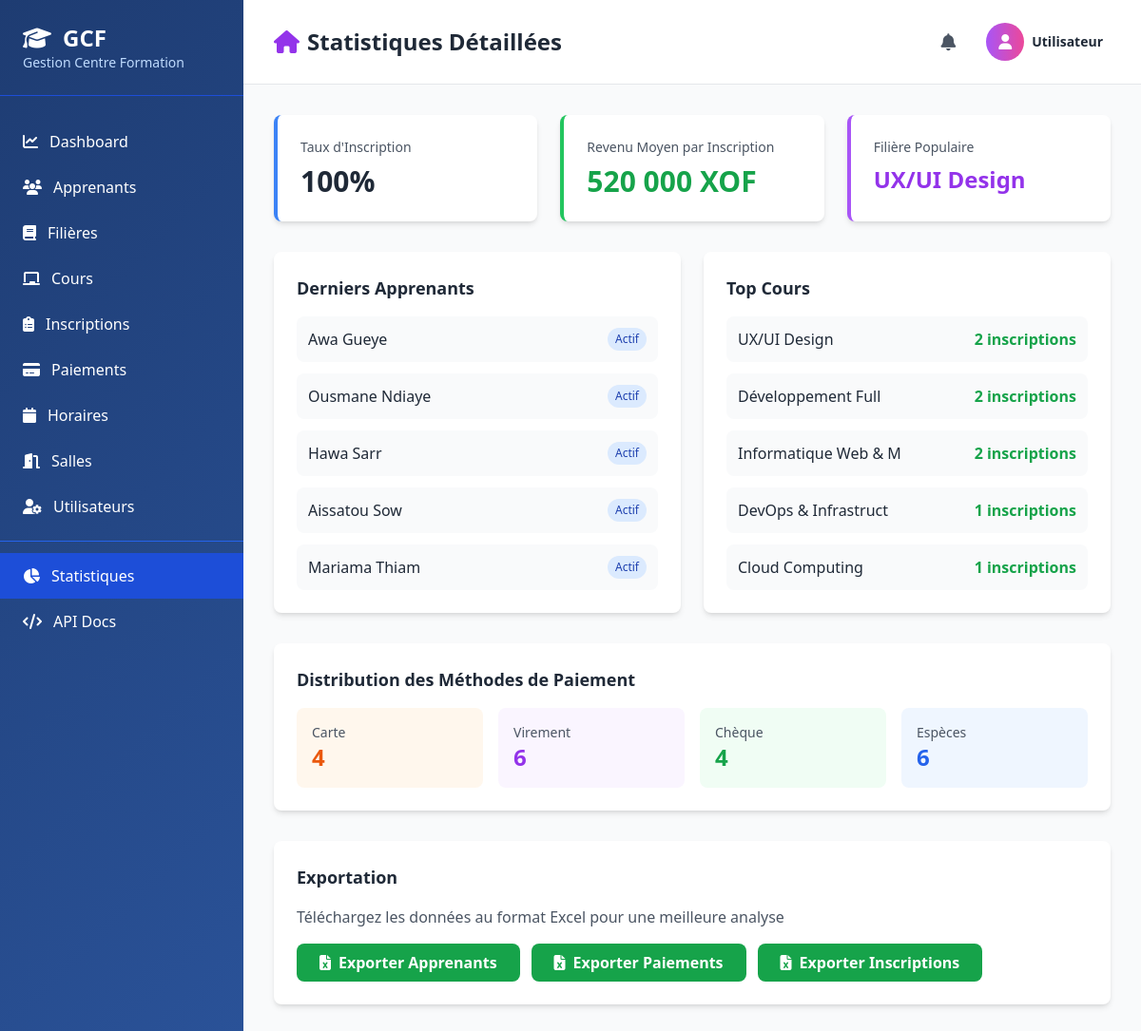
The page /pages/statistiques.php on the database its author committed.
### tables this page shows
CREATE TABLE `filiere` (
  `id_filiere` int(11) NOT NULL,
  `nom` varchar(100) NOT NULL,
  `duree` varchar(50) DEFAULT NULL,
  `frais_mensuel` decimal(10,2) DEFAULT NULL
);

CREATE TABLE `apprenant` (
  `id_apprenant` int(11) NOT NULL,
  `nom` varchar(100) NOT NULL,
  `prenom` varchar(100) NOT NULL,
  `telephone` varchar(20) DEFAULT NULL,
  `adresse` varchar(255) DEFAULT NULL
);

### classes/Apprenant.php (called while the page is built, shortened)
<?php
class Apprenant {
    private $conn;
    private $table = 'apprenant';
    public function __construct($db) {
        $this->conn = $db;
    }
    public function getAll() {
        $query = "SELECT * FROM " . $this->table . " ORDER BY nom ASC";
        $stmt = $this->conn->prepare($query);
        $stmt->execute();
        return $stmt->fetchAll(PDO::FETCH_ASSOC);
    }
}

### classes/Filiere.php (called while the page is built, shortened)
<?php
class Filiere {
    private $conn;
    private $table = 'filiere';
    public function __construct($db) {
        $this->conn = $db;
    }
    public function getAll() {
        $query = "SELECT * FROM " . $this->table . " ORDER BY nom ASC";
        $stmt = $this->conn->prepare($query);
        $stmt->execute();
        return $stmt->fetchAll(PDO::FETCH_ASSOC);
    }
}

### classes/Inscription.php (called while the page is built, shortened)
<?php
class Inscription {
    private $conn;
    private $table = 'inscription';
    public function __construct($db) {
        $this->conn = $db;
    }
    public function getAll() {
        $query = "SELECT i.*, a.nom, a.prenom, f.nom as filiere_nom
                  FROM " . $this->table . " i
                  LEFT JOIN apprenant a ON i.id_apprenant = a.id_apprenant
                  LEFT JOIN filiere f ON i.id_filiere = f.id_filiere
                  ORDER BY i.date_inscription DESC";
        $stmt = $this->conn->prepare($query);
        $stmt->execute();
        return $stmt->fetchAll(PDO::FETCH_ASSOC);
    }
}

### classes/Paiement.php (called while the page is built, shortened)
<?php
class Paiement {
    private $conn;
    private $table = 'paiement';
    public function __construct($db) {
        $this->conn = $db;
    }
    public function getAll() {
        $query = "SELECT p.*, i.id_apprenant, a.nom, a.prenom
                  FROM " . $this->table . " p
                  LEFT JOIN inscription i ON p.id_inscription = i.id_inscription
                  LEFT JOIN apprenant a ON i.id_apprenant = a.id_apprenant
                  ORDER BY p.id_paiement DESC";
        $stmt = $this->conn->prepare($query);
        $stmt->execute();
        return $stmt->fetchAll(PDO::FETCH_ASSOC);
    }
}

### classes/Cours.php (called while the page is built, shortened)
<?php
class Cours {
    private $conn;
    private $table = 'cours';
    public function __construct($db) {
        $this->conn = $db;
    }
    public function getAll() {
        $query = "SELECT c.*, f.nom as filiere_nom FROM " . $this->table . " c
                  LEFT JOIN filiere f ON c.id_filiere = f.id_filiere
                  ORDER BY c.nom ASC";
        $stmt = $this->conn->prepare($query);
        $stmt->execute();
        return $stmt->fetchAll(PDO::FETCH_ASSOC);
    }
}

### pages/statistiques.php (the view, shortened to what this page needs)
<?php
require_once __DIR__ . '/../classes/Apprenant.php';
require_once __DIR__ . '/../classes/Filiere.php';
require_once __DIR__ . '/../classes/Inscription.php';
require_once __DIR__ . '/../classes/Paiement.php';
require_once __DIR__ . '/../classes/Cours.php';
$database = new Database();
$db = $database->connect();
$apprenant = new Apprenant($db);
$filiere = new Filiere($db);
$inscription = new Inscription($db);
$paiement = new Paiement($db);
$cours = new Cours($db);
$all_apprenants = $apprenant->getAll();
$all_filieres = $filiere->getAll();
$all_inscriptions = $inscription->getAll();
$all_paiements = $paiement->getAll();
$all_cours = $cours->getAll();
$stats = [
    'total_apprenants' => count($all_apprenants),
    'total_filieres' => count($all_filieres),
    'total_inscriptions' => count($all_inscriptions),
    'total_paiements' => count($all_paiements),
    'total_cours' => count($all_cours),
    'total_revenue' => array_sum(array_column($all_paiements, 'montant')),
    'avg_frais_inscription' => array_sum(array_column($all_inscriptions, 'frais_inscription')) / max(count($all_inscriptions), 1),
];
include __DIR__ . '/../includes/header.php';
?>
                <div class="grid grid-cols-1 md:grid-cols-2 lg:grid-cols-3 gap-6 mb-8">
                    <div class="bg-white rounded-lg shadow-md p-6 border-l-4 border-blue-500">
                        <p class="text-gray-600 text-sm font-medium">Taux d'Inscription</p>
                        <p class="text-3xl font-bold text-gray-800 mt-2">
                            <?php echo $stats['total_apprenants'] > 0 ? round(($stats['total_inscriptions'] / $stats['total_apprenants']) * 100) : 0; ?>%
                        </p>
                    </div>
                    <div class="bg-white rounded-lg shadow-md p-6 border-l-4 border-green-500">
                        <p class="text-gray-600 text-sm font-medium">Revenu Moyen par Inscription</p>
                        <p class="text-3xl font-bold text-green-600 mt-2">
                            <?php echo number_format($stats['avg_frais_inscription'], 0, ',', ' '); ?> XOF
                        </p>
                    </div>
                    <div class="bg-white rounded-lg shadow-md p-6 border-l-4 border-purple-500">
                        <p class="text-gray-600 text-sm font-medium">Filière Populaire</p>
                        <p class="text-2xl font-bold text-purple-600 mt-2">
                            <?php
                            $counts = array_count_values(array_column($all_inscriptions, 'id_filiere'));
                            arsort($counts);
                            $top_filiere_id = key($counts);
                            foreach ($all_filieres as $f) {
                                if ($f['id_filiere'] == $top_filiere_id) {
                                    echo htmlspecialchars(substr($f['nom'], 0, 20));
                                    break;
                                }
                            }
                            ?>
                        </p>
                    </div>
                </div>
                <div class="grid grid-cols-1 lg:grid-cols-2 gap-6 mb-8">
                    <div class="bg-white rounded-lg shadow-md p-6">
                        <h3 class="text-lg font-bold text-gray-800 mb-4">Derniers Apprenants</h3>
                        <div class="space-y-3">
                            <?php $recent = array_slice($all_apprenants, -5); foreach ($recent as $app): ?>
                            <div class="flex items-center justify-between p-3 bg-gray-50 rounded-lg">
                                <span class="text-gray-800 font-medium"><?php echo htmlspecialchars($app['prenom'] . ' ' . $app['nom']); ?></span>
                                <span class="text-xs bg-blue-100 text-blue-800 px-2 py-1 rounded-full">Actif</span>
                            </div>
                            <?php endforeach; ?>
                        </div>
                    </div>
                    <div class="bg-white rounded-lg shadow-md p-6">
                        <h3 class="text-lg font-bold text-gray-800 mb-4">Top Cours</h3>
                        <div class="space-y-3">
                            <?php
                            $course_counts = array_count_values(array_column($all_inscriptions, 'id_filiere'));
                            arsort($course_counts);
                            $top = array_slice($course_counts, 0, 5, true);
                            foreach ($top as $course_id => $count):
                            ?>
                            <div class="flex items-center justify-between p-3 bg-gray-50 rounded-lg">
                                <span class="text-gray-800 font-medium">
                                    <?php
                                    foreach ($all_filieres as $f) {
                                        if ($f['id_filiere'] == $course_id) {
                                            echo htmlspecialchars(substr($f['nom'], 0, 20));
                                            break;
                                        }
                                    }
                                    ?>
                                </span>
                                <span class="font-bold text-green-600"><?php echo $count; ?> inscriptions</span>
                            </div>
                            <?php endforeach; ?>
                        </div>
                    </div>
                </div>
                <div class="bg-white rounded-lg shadow-md p-6 mb-8">
                    <h3 class="text-lg font-bold text-gray-800 mb-4">Distribution des Méthodes de Paiement</h3>
                    <div class="grid grid-cols-1 md:grid-cols-4 gap-4">
                        <?php
                        $types = array_count_values(array_filter(array_column($all_paiements, 'type')));
                        $colors = ['Espèces' => 'blue', 'Chèque' => 'green', 'Virement' => 'purple', 'Carte' => 'orange'];
                        foreach ($types as $type => $count):
                        ?>
                        <div class="p-4 bg-<?php echo $colors[$type] ?? 'gray'; ?>-50 rounded-lg">
                            <p class="text-gray-600 text-sm"><?php echo htmlspecialchars($type); ?></p>
                            <p class="text-2xl font-bold text-<?php echo $colors[$type] ?? 'gray'; ?>-600"><?php echo $count; ?></p>
                        </div>
                        <?php endforeach; ?>
                    </div>
                </div>
                <div class="bg-white rounded-lg shadow-md p-6">
                    <h3 class="text-lg font-bold text-gray-800 mb-4">Exportation</h3>
                    <p class="text-gray-600 mb-4">Téléchargez les données au format Excel pour une meilleure analyse</p>
                    <div class="flex flex-wrap gap-3">
                        <button class="bg-green-600 text-white px-6 py-2 rounded-lg hover:bg-green-700 font-semibold flex items-center">
                            <i class="fas fa-file-excel mr-2"></i>Exporter Apprenants
                        </button>
                        <button class="bg-green-600 text-white px-6 py-2 rounded-lg hover:bg-green-700 font-semibold flex items-center">
                            <i class="fas fa-file-excel mr-2"></i>Exporter Paiements
                        </button>
                        <button class="bg-green-600 text-white px-6 py-2 rounded-lg hover:bg-green-700 font-semibold flex items-center">
                            <i class="fas fa-file-excel mr-2"></i>Exporter Inscriptions
                        </button>
                    </div>
                </div>
<?php include __DIR__ . '/../includes/footer.php'; ?>

### includes/header.php (style rules this page uses)
body { background: linear-gradient(135deg, #667eea 0%, #764ba2 100%); min-height: 100vh; }

### rows shown on the page
filiere: nom "UX/UI Design"
apprenant: prenom+nom "Awa Gueye"
apprenant: prenom+nom "Ousmane Ndiaye"
apprenant: prenom+nom "Hawa Sarr"
apprenant: prenom+nom "Aissatou Sow"
apprenant: prenom+nom "Mariama Thiam"
filiere: nom "Développement Full"
filiere: nom "Informatique Web & M"
filiere: nom "DevOps & Infrastruct"
filiere: nom "Cloud Computing"

### other values the page prints
$page_title "Statistiques Détaillées"
$stats['avg_frais_inscription'] "520 000"
$count "2"
$count "1"
$type "Carte"
$count "4"
$type "Virement"
$count "6"
$type "Chèque"
$type "Espèces"
